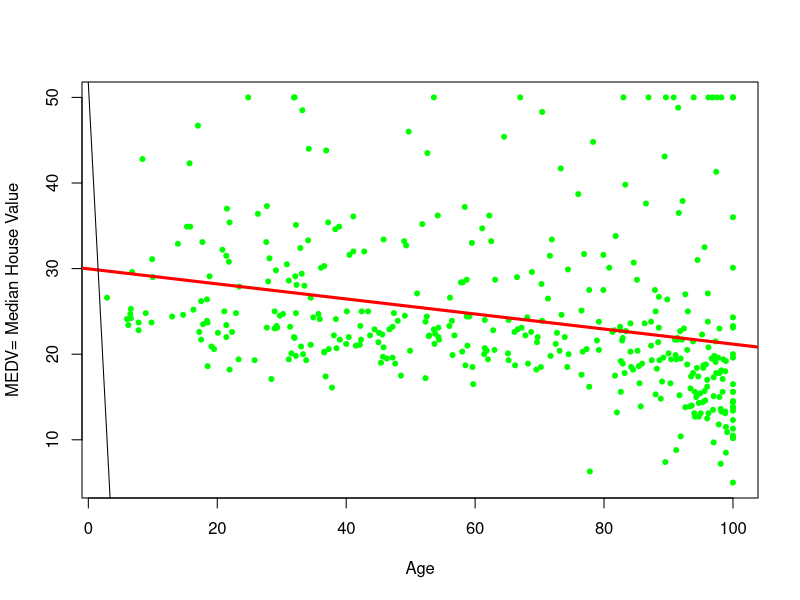
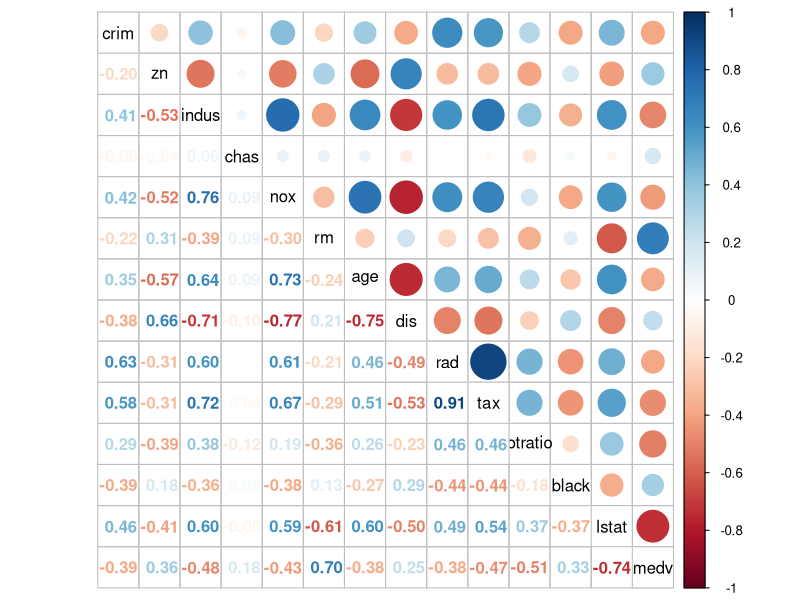
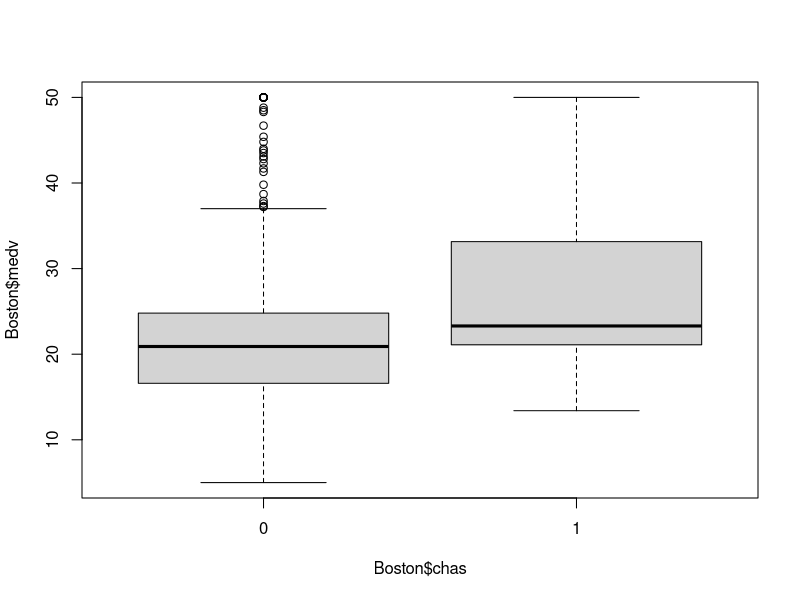

Recreate these plots in R, in order.
#Q.1
library(MASS)
#dim(Boston)


#Q2
training=Boston[1:400,]
#dim(train)
testing=Boston[-(1:400),]
#dim(test)

#Q3
cor(Boston$age,Boston$medv)
#Le coefficient de corrélation est entre -1<r<0 et il est plus proche de 0
#que de -1 donc la relationlinéaire entre les variables est faible et de mauvaise qualité (-0.37)
#http://www.astro.ulg.ac.be/cours/magain/STAT/Stat_Main_Fr/Chapitre7.html

#Q4
model=lm(medv~age,data=training)
#medv = median house value
plot(training$age,training$medv,col='green',xlab="Age",ylab="MEDV= Median House Value",pch=20)
abline(model,col='red',lwd=3)
#Oldest houses have a Med House value lower than youngest houses which makes sense


#Q5
modelBis=lm(medv~log(lstat)+age,data=training)
modelBis
abline(modelBis)
#The linear regression line is decreasing it goes null very fast

#Q6
summary(modelBis)


#Q7
#The p value is equal to 2.2e-16 which is very low so predictors are good
# and the R squared is 67% which is good result because it is above 60%



#Q8
y_hat=predict(modelBis,data.frame(lstat=(testing$lstat),age=(testing$age)))
y=testing$medv
RMSE=mean((y-y_hat)^2)
RMSE
#RMSE is 23 and R squarred is 0.66 
#the p-value: < 2.2e-16 so it's significant because the p value is very low




#Q9
modelThird= lm(medv~.,data=training)
modelThird
summary(modelThird)

#Q10
modelFourth=lm(medv~.+log(lstat)-lstat,data=training)
modelFourth
summary(modelFourth)

#Q11
#In the question 9 the Adjusted R-squared:  0.7249 
#In the tenth, Adjusted R-squared:  0.7777 
#So yes the R improved so we can suppose that the result is better with log


#Q12
round(cor(training),digits=2)


#Q13
library(corrplot)
?corrplot.mixed
M<-cor(Boston)
corrplot.mixed(M,tl.col="Black")

#Q14
cor(Boston$rad,Boston$tax)
#The correlation between these two variables is 0.91 as stated in the corrplot mixed


#Q15
modelFifth=lm(medv~.+log(lstat)-lstat-tax,data=training)
summary(modelFifth)
summary(modelFourth)
#without tax, the R squarred is lower than the model with tax 
#Fourth Adjusted R-squared:  0.7777 -> Fifth 0.7706 
#whereas without tax, the Statistic is higher than the model with tax
#F-statistic Fourth: 108.4 -> Fifth : 112.7


#Q16
y_hatModelFifth=predict(modelFifth,testing)
y_hatModelFifth
RMSE=mean((testing$medv-y_hatModelFifth)^2)
RMSE


#ANOVA
#Q17
length(which(Boston$chas==1))
#there are 35 suburbs bounding the river

#Q18
boxplot(Boston$medv~Boston$chas)
#we can see that bounding the river the median prices are higher than 
#houses which dont bound the river
#CELA SERT A COMPARER VARIABLES QUALITATIF ET QUANTITATIF

#Q19
aggregate(training$medv,by=list(training$chas),FUN=mean)
#23.94 and 28.44
#u0 et u1 sont les moyennes des prix e nfonction de chas



#20
modelsixth=aov(medv~chas,data=training)
anova(modelsixth)
modelsixthBis= lm(medv~chas,data=training)
summary(modelsixthBis)
#We find the same result for the p value which is equal to 0.005 (0.5%) so lower than 1%
#We print summary modelSixth Bis in order to verify our result
# So there is a good relationship between median prices and chas

#QUALITATIVE PREDICTORS

#21
ano=aov(medv~chas+crim,data=training)
ano$coefficients
summary(ano)
#We can see that the chas'coefficient is 4.5 which is quite high and makes the medv rise 
#and the crim'coefficient is -0.4 whi makes the median price low
#the qualitative feature is significant

#22
#the chas'p value is 0.004(4%) so it is significant 
#but the crim'p value is much more lower so it has a biggest influence on medv

#23
modelseventh=lm(medv~lstat*age,data=training)
summary(modelseventh)
#the model is very significant because the p value is 2.2*10^-16


#24
modelFinal=lm(medv~.*.,data=training)
summary(modelFinal)
#this one tries every combination of features
#we can see the fiability thanks to the stars next to p value
#so rad:tax, rm:lstat,rm:black,chas:black give the best p values












